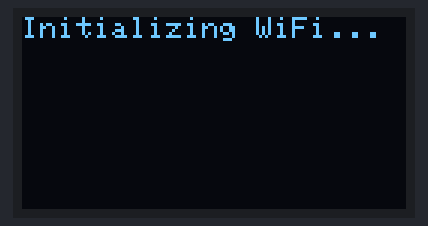
This sketch was run on a simulated ESP32. Shown: 128×64 one-colour display. WiFi joins after 1.5 s; servers stay silent unless stated.

Above: at 0.1 s.
At 1.7 s:
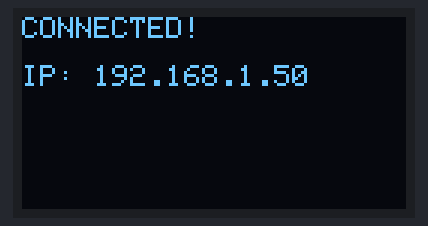
At 3.9 s:
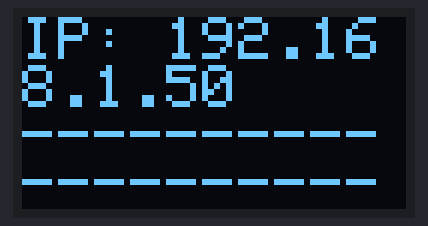

The sketch:

robot_arm.ino
```cpp
#include <WiFi.h>
#include <WiFiUdp.h>
#include <Wire.h>
#include <Adafruit_GFX.h>
#include <Adafruit_SSD1306.h>
#include <Adafruit_PWMServoDriver.h>

// --- SCREEN CONFIG ---
#define SCREEN_WIDTH 128
#define SCREEN_HEIGHT 64
Adafruit_SSD1306 display(SCREEN_WIDTH, SCREEN_HEIGHT, &Wire, -1);

// --- WIFI CONFIG ---
const char* ssid = "your network here";
const char* password = "network password here";
unsigned int localPort = 4210;
WiFiUDP udp;

// --- PCA9685 CONFIG ---
Adafruit_PWMServoDriver pwm = Adafruit_PWMServoDriver();
#define SERVOMIN 150
#define SERVOMAX 600

// --- OTHER VARIABLES ---
unsigned long lastScreenTime = 0;
int angF = 90;
int angH = 90;

void setup() {
  Serial.begin(115200);

  // I2C init and screen
  if (!display.begin(SSD1306_SWITCHCAPVCC, 0x3C)) {
    Serial.println(F("SSD1306 non detected"));
    for (;;)
      ;
  }

  display.clearDisplay();
  display.setTextSize(1);
  display.setTextColor(WHITE);
  display.setCursor(0, 0);
  display.println("Initializing WiFi...");
  display.display();

  // Connect to WiFi network
  WiFi.mode(WIFI_STA);
  WiFi.begin(ssid, password);
  while (WiFi.status() != WL_CONNECTED) {
    delay(500);
    display.print(".");
    display.display();
  }

  //SHOW IP
  display.clearDisplay();
  display.setCursor(0, 0);
  display.println("CONNECTED!");
  display.println("");
  display.print("IP: ");
  display.println(WiFi.localIP());
  display.display();

  //PCA9685
  pwm.begin();
  pwm.setPWMFreq(50);
  udp.begin(localPort);

  delay(2000);
}

void loop() {
  int packetSize = udp.parsePacket();

  if (packetSize) {
    char packetBuffer[255];
    int len = udp.read(packetBuffer, 255);
    if (len > 0) packetBuffer[len] = 0;

    String data = String(packetBuffer);
    int indexF = data.indexOf('F');
    int indexH = data.indexOf('H');

    if (indexF != -1 && indexH != -1) {
      int angF = data.substring(indexF + 1, indexH).toInt();
      int angH = data.substring(indexH + 1).toInt();

      // MOVE SERVOS
      pwm.setPWM(0, 0, map(constrain(angF, 0, 180), 0, 180, SERVOMIN, SERVOMAX));
      pwm.setPWM(1, 0, map(constrain(angH, 0, 180), 0, 180, SERVOMIN, SERVOMAX));
    }
  }


  unsigned long actualTime = millis();

  if (actualTime - lastScreenTime
      >= 200) {
    lastScreenTime = actualTime;

    display.clearDisplay();
    display.setCursor(0, 0);
    display.printf("IP: %s\n", WiFi.localIP().toString().c_str());
    display.println("---------------------");
    display.setTextSize(2);
    display.printf("ANT: %d\n", angF);
    display.printf("MAN: %d", angH);
    display.display();
  }
}
```

Measured:
- what the display in image 1 shows lasts 2.0 s, from 1.7 s to 3.7 s
